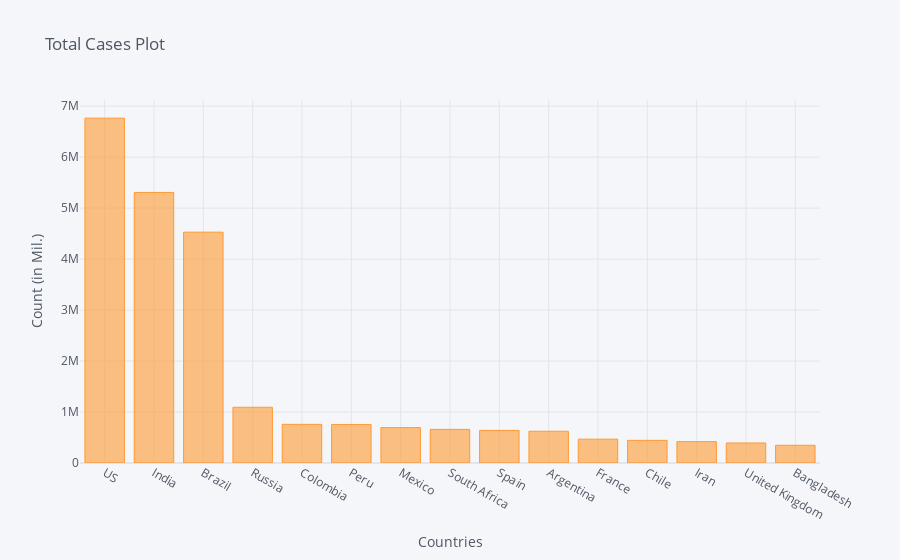

Source (notebook cell):
### Code cell
corona_dframe_agg_plot.iplot(kind='bar', x='Country/Region', y='9/19/20',
                             title='Total Cases Plot',xTitle='Countries',yTitle='Count (in Mil.)')

### Figure 1 — Plotly figure (JSON) as saved in the notebook; plotly's stock layout.template omitted (floating-point values rounded to 4 significant figures)
{"data": [{"marker": {"color": "rgba(255, 153, 51, 0.6)", "line": {"color": "rgba(255, 153, 51, 1.0)", "width": 1}}, "name": "9/19/20", "orientation": "v", "text": "", "type": "bar", "x": ["US", "India", "Brazil", "Russia", "Colombia", "Peru", "Mexico", "South Africa", "Spain", "Argentina", "France", "Chile", "Iran", "United Kingdom", "Bangladesh"], "y": [6764970, 5308014, 4528240, 1092915, 758398, 756412, 694121, 659656, 640040, 622934, 467614, 444674, 419043, 392845, 347372]}], "layout": {"legend": {"bgcolor": "#F5F6F9", "font": {"color": "#4D5663"}}, "paper_bgcolor": "#F5F6F9", "plot_bgcolor": "#F5F6F9", "title": {"font": {"color": "#4D5663"}, "text": "Total Cases Plot"}, "xaxis": {"gridcolor": "#E1E5ED", "showgrid": true, "tickfont": {"color": "#4D5663"}, "title": {"font": {"color": "#4D5663"}, "text": "Countries"}, "zerolinecolor": "#E1E5ED"}, "yaxis": {"gridcolor": "#E1E5ED", "showgrid": true, "tickfont": {"color": "#4D5663"}, "title": {"font": {"color": "#4D5663"}, "text": "Count (in Mil.)"}, "zerolinecolor": "#E1E5ED"}}}
